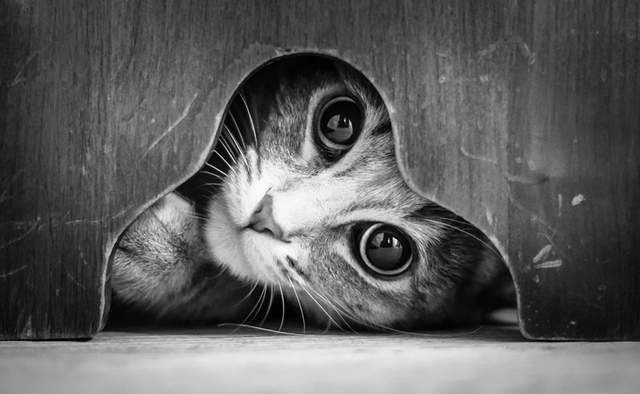
#> input picture hw7/cat.jpg, 640 x 394 px
$ python hw7.py
#> lines starting #> are read from the running program, lines starting #| are printed output that depends on the picture; after the words box and inside, x2 and y2 are one past the last pixel; in counts of white or black regions, pixels touching at a corner belong together
#> further down, img is the input picture: shape (394, 640); min 0, max 255, mean 94.2
import cv2
import numpy as np
import matplotlib.pyplot as plt

def otsu_threshold(image):
    pixel_counts = np.bincount(image.ravel(), minlength=256)
#> pixel_counts = 256 values, max 2675 at index 61, min 4 at index 254, mean 985
    total_pixels = image.size
#> total_pixels = 252160

    sum_total = np.dot(np.arange(256), pixel_counts)
#> sum_total = 23759406

    sumB = 0
    wB = 0
    maximum = 0
    threshold = 0

    for i in range(256):
        wB += pixel_counts[i]
        if wB == 0:
            continue

        wF = total_pixels - wB
        if wF == 0:
            break

        sumB += i * pixel_counts[i]
        mB = sumB / wB
        mF = (sum_total - sumB) / wF

        # 類間變異
        var_between = wB * wF * (mB - mF) ** 2

        if var_between > maximum:
            maximum = var_between
            threshold = i
#> this loop made 256 passes
#> (wB, wF, sumB, mB, mF, maximum) on passes 1 to 12: (382, 251778, 0, 0, 94.37, 8.56e+11), (561, 251599, 179, 0.319, 94.43, 1.25e+12), (835, 251325, 727, 0.871, 94.53, 1.84e+12), (1224, 250936, 1894, 1.55, 94.68, 2.66e+12), (1808, 250352, 4230, 2.34, 94.89, 3.88e+12), (2377, 249783, 7075, 2.98, 95.09, 5.04e+12), (3191, 248969, 11959, 3.75, 95.38, 6.67e+12), (4037, 248123, 17881, 4.43, 95.68, 8.34e+12), (4816, 247344, 24113, 5.01, 95.96, 9.85e+12), (5585, 246575, 31034, 5.56, 96.23, 1.13e+13), (6421, 245739, 39394, 6.14, 96.53, 1.29e+13), (7289, 244871, 48942, 6.71, 96.83, 1.45e+13)
#> (wB, wF, sumB, mB, mF) on pass 100: (158574, 93586, 8795013, 55.46, 159.9)

    return threshold

# 讀取灰階圖像
img = cv2.imread('cat.jpg', cv2.IMREAD_GRAYSCALE)

# 計算 Otsu 閾值
thresh_val = otsu_threshold(img)

# 應用閾值二值化
_, thresh_img = cv2.threshold(img, thresh_val, 255, cv2.THRESH_BINARY)
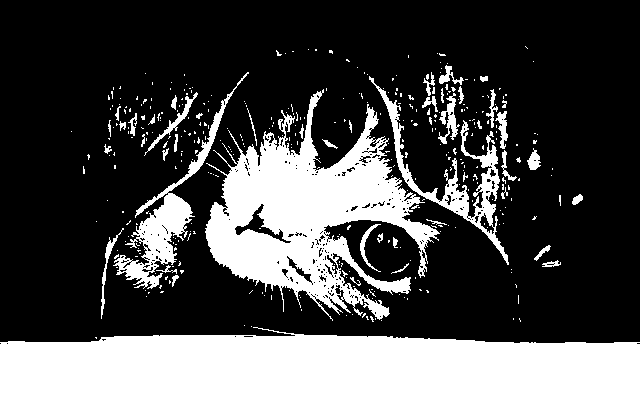
#> thresh_img: shape (394, 640); 27.9% white; 381 white regions (334 under 20 px), largest, box (x1, y1, x2, y2) and area: (0, 327, 640, 394) 35440, (205, 89, 440, 321) 22692, (113, 72, 249, 289) 3926

# 顯示結果
print(f"Otsu Threshold Value: {thresh_val}")
#| Otsu Threshold Value: 119
cv2.imwrite('otsu_result.jpg', thresh_img)
plt.subplot(1,2,1)
plt.title("Original")
plt.imshow(img, cmap='gray')
plt.subplot(1,2,2)
plt.title("Otsu Thresholding")
plt.imshow(thresh_img, cmap='gray')
plt.show()
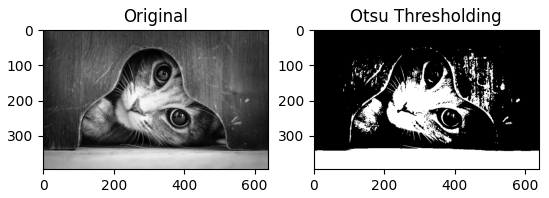
#> figure drawn by matplotlib, 2 panels
